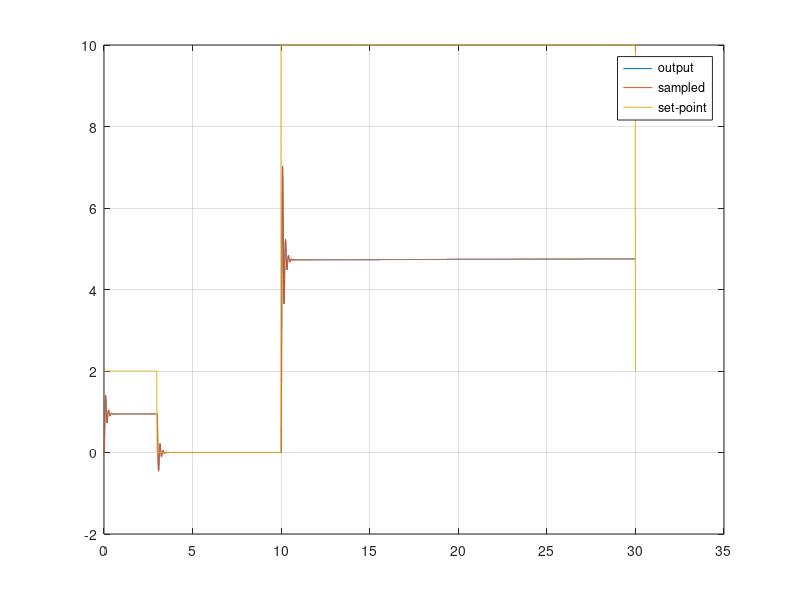
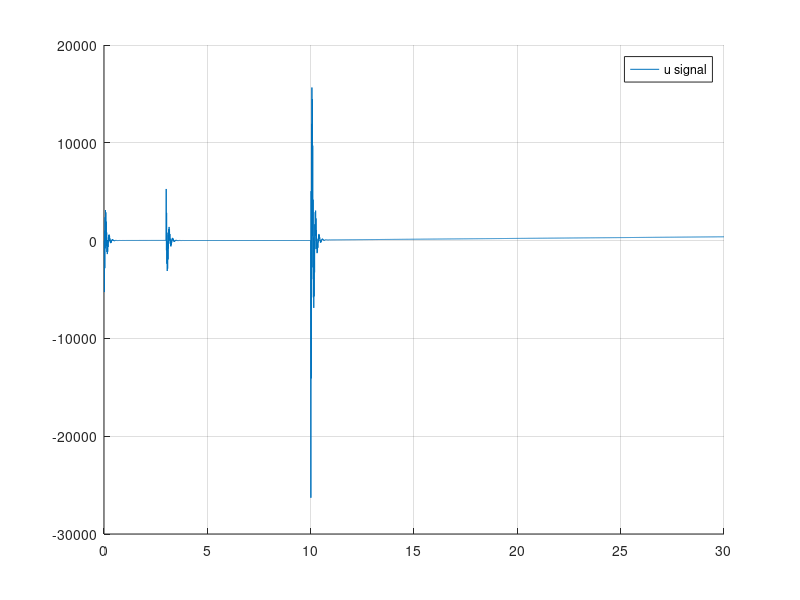
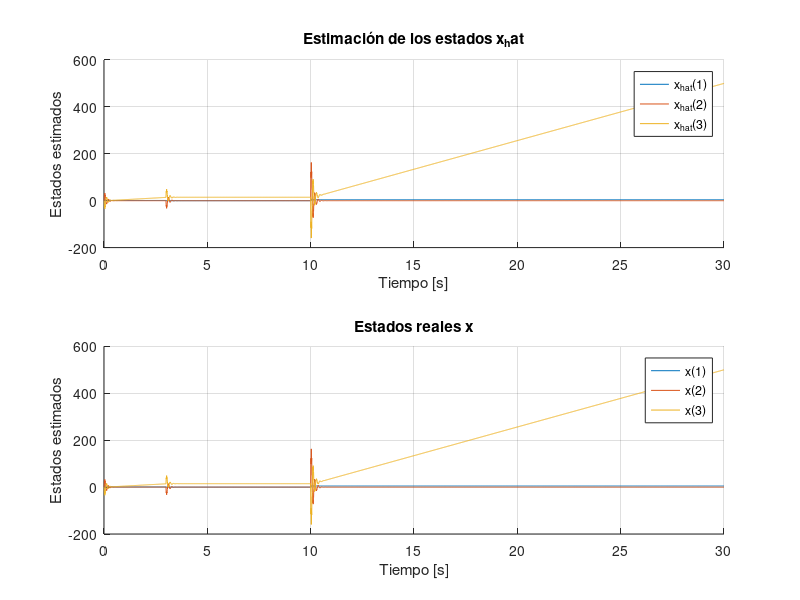
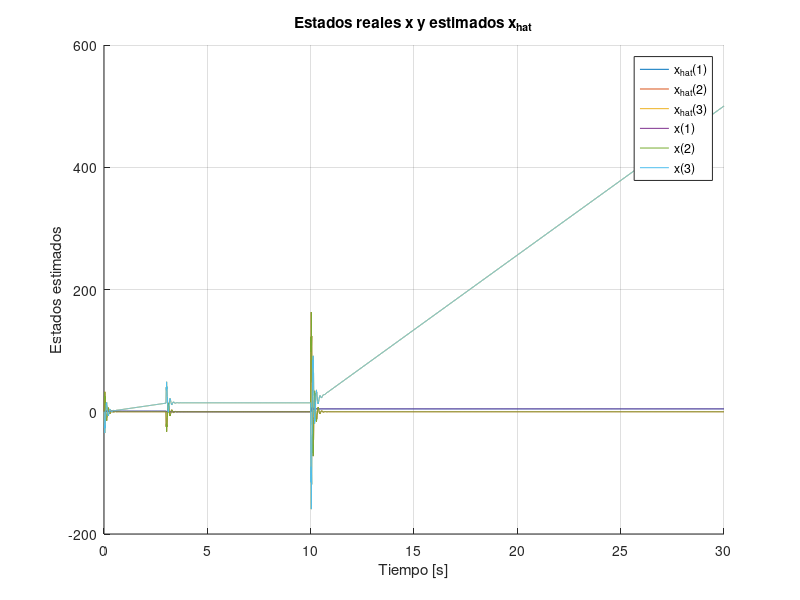

Reproduce these figures in MATLAB, in order.
clear all;
close all;
%% Parámetros de Simulación
Ts = 0.01;
Tf = 30;
Nsim = Tf/Ts;
t = 0:Ts:Tf;

%% Señal de Entrada - Set Point
r_sp = 2*ones(size(t));

%% Espacio de estados identificado invertido - ecuacion calculada
A = [0 1 0; 4.8976 -0.52198 0.319; 0 0 -0.33792];
B = [0; -0.468; 0.495];
C = [1 0 0];
D = 0;

% A = [0 1 0; 0 0 1; -0.4588 -12.83 -3.986];
% B = [-0.00008368; -0.05376; 0.01643];
% C = [1 0 0];
% D = 0;

% A = [0 1; -0.9903 1.99];
% B = [-0.000002972; -0.000009109];
% C = [1 0];
% D = 0;

% Funcion de transferencia Pendulo natural
% num = [-0.001862 -0.05642];
% den = [1 0.4719 4.919];
% [A, B, C, D] = tf2ss(num,den);
% 
sys_ss = ss(A, B, C, D);

SS_disc = c2d(sys_ss, Ts);

% SS_disc = ss(A, B, C, D, Ts);
% sys_ss = d2c(SS_disc);
%% Tamaño vectores Espacio de Estados
nx = length(SS_disc.A);

%% Asignación de Polos
pole1 = 0.8+0.2*j;
pole2 = 0.8-0.2*j;
pole3 = -0.9;
pole4 = 0.1;

p = [pole1 pole2 pole3 pole4];

%% Determinacion de la matriz K - caso en donde existe integrador
% [K_new, prec] = place(SS_disc.A, SS_disc.B, p);
% ki = 0;
%% Determinación de la matriz K - caso en donde no existe integrador 
% Servosistema tipo 1 planta sin integrador
A_hat = [SS_disc.A zeros(nx, 1); -SS_disc.C 0];
B_hat = [SS_disc.B; 0];
p_new = p;
%K_hat = place(A_hat, B_hat, p_new);
K_hat = place(A_hat,B_hat, p);
K_new = K_hat(1:nx);
ki = K_hat(end);

%% Observador
x0 = zeros(1, nx)';

x_hat = ones(nx, Nsim + 1) .* x0;

% Polos en plano S
pole1_obs = -9;
pole2_obs = -1+j*0.2;
pole3_obs = -1-j*0.2;
% Polos mapeados a plano Z
pole1_obs_z = exp(pole1_obs*Ts);
pole2_obs_z = exp(pole2_obs*Ts);
pole3_obs_z = exp(pole3_obs*Ts);

p_obs = [pole1_obs_z pole2_obs_z pole3_obs_z];
L = place(SS_disc.A', SS_disc.C', p_obs);
L = L';

%% Variables Iniciales
x = ones(nx, Nsim + 1) .* x0;

% Salidas del simulador
yOut  = SS_disc.C*x0; 
tOut = 0;
uOut = 0;
dt = linspace(0, Ts, 10)';
integral_error = zeros(1, Nsim);
e = zeros(1, Nsim);
q = zeros(1, Nsim);
y_feedback = SS_disc.C*x0;

%% Representa el tiempo real, cuanto tiempo está corriendo el
% microcontrolador, el tiempo entre interrupciones el tiempo de muestreo
for k = 1:Nsim
    
    if k >= 3/Ts
        r_sp(k) = 0;
    end
    if k >= 10/Ts
        r_sp(k) = 10;
    end
    % Microcontrolador %
    e(k) = r_sp(k) - y_feedback;

    % Sin integrador  
%     u(k) = - K*x(:, k);

    % Con integrador, sin referencia
%     e(k) = y_feedback;
%     u(k) = -ki*y_feedback - K_new*x(:, k);

    % Con integrador
    u(k) = -ki*q(k) - K_new*x_hat(:, k);
    %u(k) =  - K_new*x_hat(:, k);
    
    x_hat(:, k+1) = (SS_disc.A - L*SS_disc.C)*x_hat(:, k) + SS_disc.B*u(k) + L*y_feedback;
     
    uOut = [uOut u(k)];

    u = u(k)*ones(1, numel(dt)); % ZOH de la U - DAC

    % Sistema en la vida real %
    [y, tsim, XssOut] = lsim(sys_ss, u, dt, x(:, k)); % XssOut es la salida del Espacio de Estados. Cambiar
    x(:, k+1) = XssOut(end, :)'; % x es el vector de estados
    q(k+1) = q(k) + e(k); % Integrador se obtiene con el modelo discretizado
    y_feedback = y(end, :); % Sampling - ADC

    tOut = [tOut (tsim' + t(k))];
    yOut = [yOut y'];
end

%% Gráficos
figure(1)
plot(tOut, yOut);
hold on
stairs(t, SS_disc.C*x);
plot(t, r_sp);
legend('output', 'sampled', 'set-point')
grid on

figure(2)
hold on
plot(t, uOut)
legend('u signal')
grid on

%% Gráficos de la estimación de los estados
figure(3)
hold on
subplot(2,1,1)
    hold on
    for i = 1:nx
        plot(t, x_hat(i, 1:Nsim+1));
    end
    legend('x_{hat}(1)','x_{hat}(2)','x_{hat}(3)');
    grid on
    title('Estimación de los estados x_hat');
    xlabel('Tiempo [s]');
    ylabel('Estados estimados');
subplot(2,1,2)
    hold on
    for i = 1:nx
        plot(t, x(i, 1:Nsim+1));
    end
    legend('x(1)','x(2)','x(3)');
    grid on
    title('Estados reales x');
    xlabel('Tiempo [s]');
    ylabel('Estados estimados');

%% Gráficos de la estimación de los estados junto
figure(4)
hold on
for i = 1:nx
    plot(t, x_hat(i, 1:Nsim+1));
end
legend('x_{hat}(1)','x_{hat}(2)','x_{hat}(3)');
for i = 1:nx
    plot(t, x(i, 1:Nsim+1));
end
legend('x_{hat}(1)','x_{hat}(2)','x_{hat}(3)','x(1)','x(2)','x(3)');
grid on
title('Estados reales x y estimados x_{hat}');
xlabel('Tiempo [s]');
ylabel('Estados estimados');